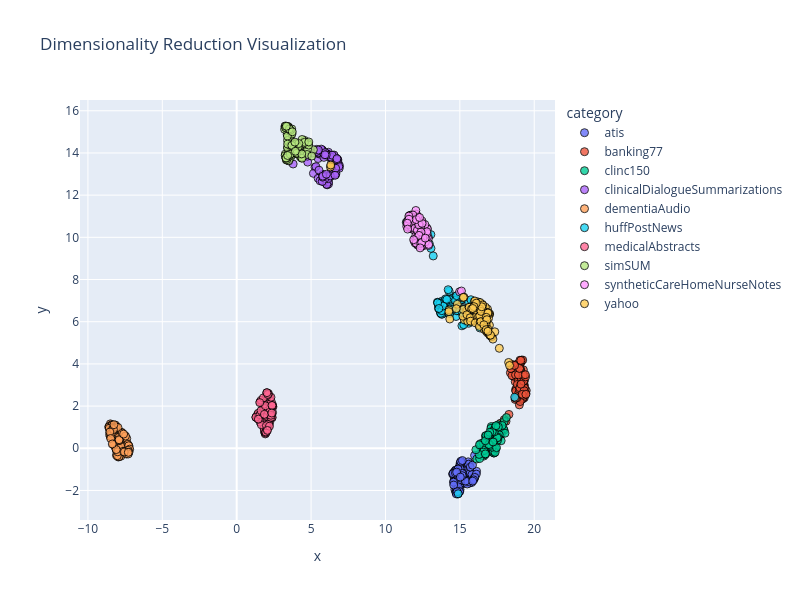

This figure's notebook cell:
### Code cell
# Get all CSV files.
all_files = glob.glob("./outputsTrain/*/mean_model_zero_shot_classification.csv")  # change this to your folder path

# Loop through files.
all_dfs = []

for f in all_files:
    df = pd.read_csv(f)
    # Extract categories from doc_id
    doc_ids = df['doc_id']
    df['category'] = df['doc_id'].apply(lambda x: x.split('_')[0])
    
    # Aggregate numeric factor columns by category
    factor_cols = [f"factor_{i}" for i in range(1, 7)]
    df_agg = df.groupby('category')[factor_cols].mean().reset_index()
    df_agg['doc_id'] = doc_ids
    print(df_agg)
    all_dfs.append(df_agg)

# Concatenate all aggregated DataFrames
dfs = pd.concat(all_dfs, ignore_index=True)

dim_red_results = all_dim_red_methods(dfs)
plot_results(dim_red_results)
# Use UMAP as chosen method.
dfs = put_embeddings_in_df(dfs, umap.UMAP)
draw_dim_red_plot(dfs)
